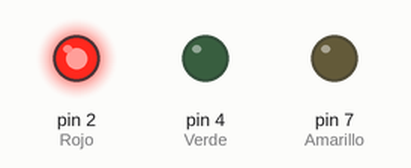
Recording of a sketch running on a simulated Arduino Uno, built with avr-gcc and run on an emulated ATmega328P. On the bench: output pins drawn as LEDs (lit = HIGH).

Above: at 2.5 s.
At 10.0 s:
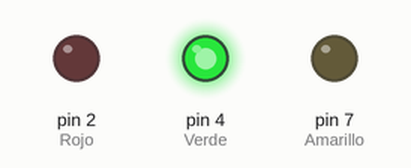
At 16.0 s:
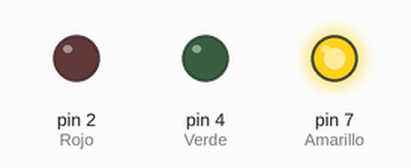
Timing chart, 0 to 22.1 s (numbered marks = the images above):
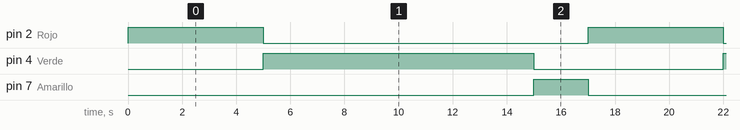

Measured:
- by itself, pin 2 (Rojo): alternates HIGH for 5.0 s and LOW for 12.0 s
- by itself, pin 4 (Verde): alternates HIGH for 10.0 s and LOW for 7.0 s
- by itself, pin 7 (Amarillo): alternates HIGH for 2.0 s and LOW for 15.0 s

The sketch:

sketch_may31a.ino
```cpp
#define Rojo 2
#define Verde 4
#define Amarillo 7

void setup() {
  // put your setup code here, to run once:
  pinMode(Rojo,OUTPUT);
  pinMode(Verde,OUTPUT);
  pinMode(Amarillo,OUTPUT);
  digitalWrite(Rojo,HIGH);
  digitalWrite(Verde,LOW);
  digitalWrite(Amarillo,LOW);
}

void loop() {
  // put your main code here, to run repeatedly:
  digitalWrite(Rojo,HIGH);
  delay(5000);
  digitalWrite(Rojo,LOW);
  digitalWrite(Verde,HIGH);
  delay(10000);
  digitalWrite(Verde,LOW);
  digitalWrite(Amarillo,HIGH);
  delay(2000);
  digitalWrite(Amarillo,LOW);
}
```
